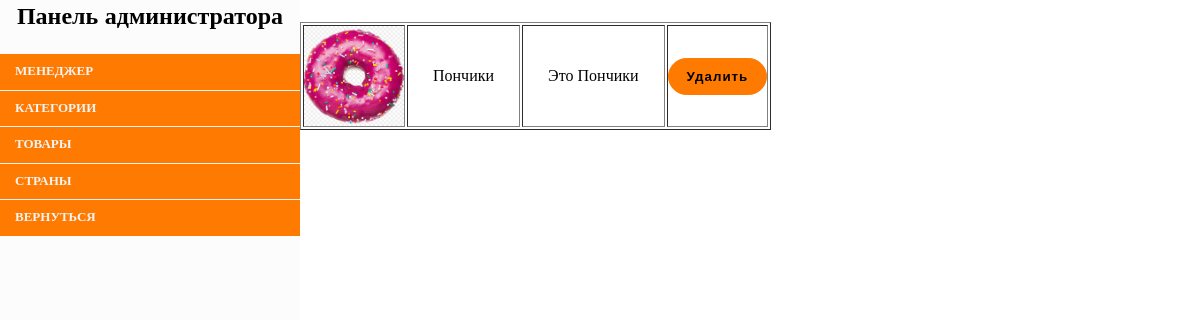
Page /categories/show.php on the committed database.
### tables this page shows
CREATE TABLE `categories` (
  `id` int(11) NOT NULL,
  `name` varchar(30) NOT NULL,
  `description` varchar(255) NOT NULL,
  `image` varchar(255) NOT NULL
);

### categories/show.php (called while the page is built, shortened)
<?php
include $_SERVER['DOCUMENT_ROOT'] . '/bootstrap.php';
$id = $_GET['id'] ?? 1;
$category = $dataCategory->getOneCategory($id);
include $_SERVER['DOCUMENT_ROOT'] . '/categories/show.view.php';

### BD/Connect.php (called while the page is built, shortened)
<?php
class Connect
{
    public static function make($conn)
    {
        return new PDO(
            'mysql:host=' . $conn['host'] . ';dbname=' . $conn['dbname'],
            $conn['login'],
            $conn['password'],
            $conn['options']
        );
    }
}

### bootstrap.php (called while the page is built, shortened)
<?php
include $_SERVER['DOCUMENT_ROOT'] . '/BD/Connect.php';
include $_SERVER['DOCUMENT_ROOT'] . '/APP/Models/Category.php';
$dataCategory = new Category(Connect::make(CONN));

### APP/Models/Category.php (called while the page is built, shortened)
<?php
class Category
{
    protected $pdo;
    public function __construct(PDO $pdo)
    {
        $this->pdo = $pdo;
    }
    public function getOneCategory($id)
    {
        $stmt = $this->pdo->prepare('SELECT * FROM categories WHERE id=:id');
        $stmt->execute(['id' => $id]);
        return $stmt->fetch();
    }
}

### categories/show.view.php (the view, shortened to what this page needs)
<?php
include $_SERVER['DOCUMENT_ROOT'] . '/templates/nav.admin.php'; ?>
<div class="mainCom">
    <table border="1">
        <?php if ($category): ?>
            <tr>
                <td><img style="width: 100px;" src="../img/<?= $category->image ?>" alt="img" class="imgCards">
                </td>
                <td style="padding: 25px"><?= $category->name ?></td>
                <td style="padding: 25px"><?= $category->description ?></td>
                <td>
                    <form action="/categories/deleteCategory.php" method="post">
                        <button class="subscribe" name="delete" type="submit"
                                onclick="return confirm('Вы действительно хотите удалить категорию?');">
                            Удалить
                        </button>
                    </form>
                </td>
            </tr>
        <?php else: ?>
            <div>Запрашиваемый ресурс не гайден...</div>
        <?php endif; ?><br>
    </table>

### CSS/navAdmin.css (style rules this page uses)
* { padding: 0; margin: 0; }
.subscribe { background: #FF7A00; outline: none; font-weight: bold; padding: 10px 18px; border-radius: 25px; border: 1px solid #FF7A00; letter-spacing: 1px; text-decoration: none; color: black; }
table { background-color: rgba(255, 255, 255, 0.71); }

### rows in the picture
categories: image (picture), name "Пончики", description "Это Пончики"
